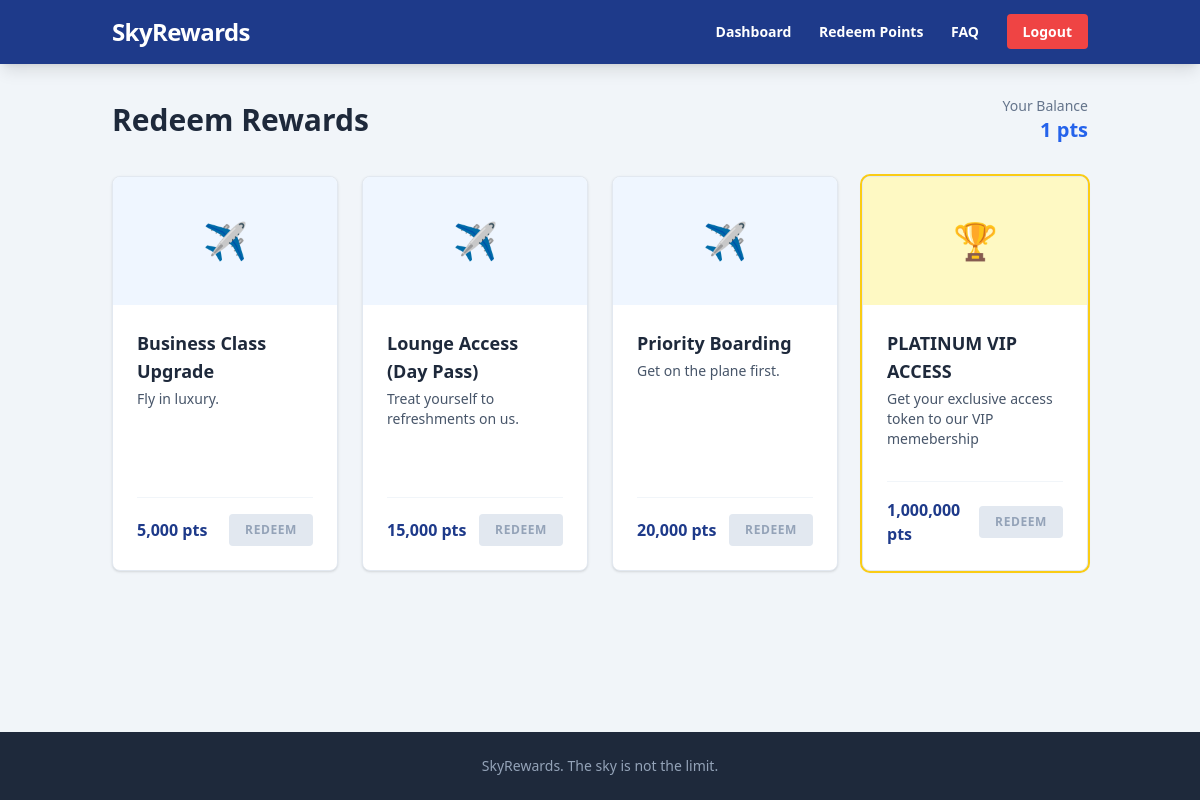
/store (signed in), run on the app's committed database.
### app.py (models this page shows)
class User(db.Model):
    id = db.Column(db.Integer, primary_key=True)
    username = db.Column(db.String(80), unique=True, nullable=False)
    password = db.Column(db.String(120), nullable=False)
    points = db.Column(db.Integer, default=10000)

class Product(db.Model):
    id = db.Column(db.Integer, primary_key=True)
    name = db.Column(db.String(100), nullable=False)
    description = db.Column(db.String(200), nullable=False)
    price = db.Column(db.Integer, nullable=False)
    is_flag = db.Column(db.Boolean, default=False)

### app.py (the view)
@app.route("/store")
def store():
    if "user_id" not in session:
        return redirect(url_for("login"))
    user = User.query.get(session["user_id"])
    products = Product.query.all()
    return render_template("store.html", products=products, user=user)

### templates/store.html
{% extends 'base.html' %}
{% block content %}
<div class="flex justify-between items-center mb-8">
    <h1 class="text-3xl font-bold text-slate-800">Redeem Rewards</h1>
    <div class="text-right">
        <p class="text-sm text-slate-500">Your Balance</p>
        <p class="text-xl font-bold text-blue-600">{{ "{:,}".format(user.points) }} pts</p>
    </div>
</div>
<div class="grid grid-cols-1 md:grid-cols-2 lg:grid-cols-4 gap-6">
    {% for product in products %}
    <div class="bg-white rounded-lg shadow hover:shadow-lg transition flex flex-col overflow-hidden border border-slate-200 {% if product.is_flag %} ring-2 ring-yellow-400 {% endif %}">
        <div class="h-32 {% if product.is_flag %}bg-yellow-100{% else %}bg-blue-50{% endif %} flex items-center justify-center">
            <span class="text-4xl">
                {% if product.is_flag %}🏆{% else %}✈️{% endif %}
            </span>
        </div>
        <div class="p-6 flex flex-col flex-grow">
            <h3 class="text-lg font-bold text-slate-800 mb-1">{{ product.name }}</h3>
            <p class="text-slate-600 text-sm mb-4 flex-grow">{{ product.description }}</p>
            <div class="flex justify-between items-center mt-4 pt-4 border-t border-slate-100">
                <span class="font-bold text-blue-900">{{ "{:,}".format(product.price) }} pts</span>
                <form action="{{ url_for('buy', product_id=product.id) }}" method="POST">
                    <button type="submit" class="text-xs uppercase tracking-wider font-bold py-2 px-4 rounded
                    {% if user.points >= product.price %}
                        bg-blue-600 text-white hover:bg-blue-700
                    {% else %}
                        bg-slate-200 text-slate-400 cursor-not-allowed
                    {% endif %}"
                    {% if user.points < product.price %}disabled{% endif %}>
                        Redeem
                    </button>
                </form>
            </div>
        </div>
    </div>
    {% endfor %}
</div>
{% endblock %}

### templates/base.html (shortened to what this page needs)
<!DOCTYPE html>
<html lang="en">
<head>
    <script src="https://cdn.tailwindcss.com"></script>
</head>
<body class="bg-slate-100 text-slate-800 font-sans min-h-screen flex flex-col">
    <nav class="bg-blue-900 text-white shadow-lg">
        <div class="container mx-auto px-6 py-4 flex justify-between items-center">
            <a href="{{ url_for('index') }}" class="text-2xl font-bold tracking-tight flex items-center gap-2">
                SkyRewards
            </a>
            <div class="space-x-6 text-sm font-semibold">
                {% if session.get('user_id') %}
                    <a href="{{ url_for('dashboard') }}" class="hover:text-blue-200 transition">Dashboard</a>
                    <a href="{{ url_for('store') }}" class="hover:text-blue-200 transition">Redeem Points</a>
                    <a href="{{ url_for('faq') }}" class="hover:text-blue-200 transition">FAQ</a>
                    <a href="{{ url_for('logout') }}" class="bg-red-500 hover:bg-red-600 px-4 py-2 rounded text-white transition">Logout</a>
                {% else %}
                    <a href="{{ url_for('faq') }}" class="hover:text-blue-200 transition">FAQ</a>
                    <a href="{{ url_for('login') }}" class="bg-blue-500 hover:bg-blue-600 px-4 py-2 rounded text-white transition">Login</a>
                {% endif %}
            </div>
        </div>
    </nav>
    <main class="flex-grow container mx-auto px-6 py-8">
        {% block content %}{% endblock %}
    </main>
    <footer class="bg-slate-800 text-slate-400 py-6 text-center text-sm">
        <p>SkyRewards. The sky is not the limit.</p>
    </footer>
</body>
</html>

### data on the page
User: points "1"
Product: name "Business Class Upgrade", description "Fly in luxury.", price "5,000"
Product: name "Lounge Access (Day Pass)", description "Treat yourself to refreshments on us.", price "15,000"
Product: name "Priority Boarding", description "Get on the plane first.", price "20,000"
Product: name "PLATINUM VIP ACCESS", description "Get your exclusive access token to our VIP memebership", price "1,000,000"
